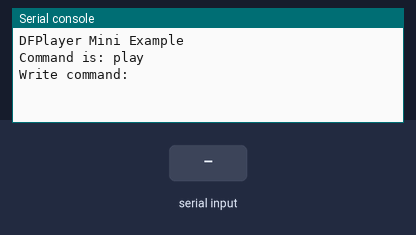
Bench run of a program on a simulated MicroPython board. On the bench: the last lines printed to the serial console. The inputs (shaded band) are chosen by the test bench. Audio playback is drawn as a buzzer. At 3.8 s the program stops and its outputs stay as they are.

Above: at 2.0 s.
2.1 s: "1" typed at the serial console, then Enter
At 3.3 s:
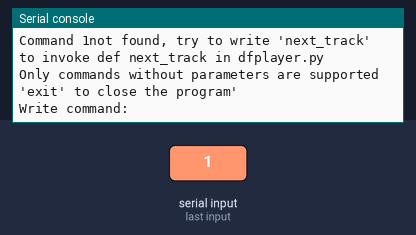
3.6 s: "exit" typed at the serial console, then Enter
At 4.6 s:
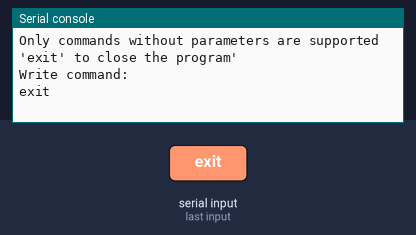

Measured:
- after the input at 2.1 s, the serial console: prints a new line at once (image 1)
- after the input at 3.6 s, the serial console: prints a new line at once (image 2)

The program:

example.py
```python
"""
            |----DFPLAYER-MINI----|
PI 3.3v ----|VCC--------------BUSY|
PI GPIO5 ---|RX---------------USB-|
            |TX---------------USB+|
            |DAC_R---------ADKEY_2|
            |DAC_I---------ADKEY_1|
      |-----|SPK_1------------IO_2|
   Speaker  |GND---------------GND|--- PI GND
      |-----|SPK_2------------IO_1|
            |--------|_SD_|-------|
"""

from dfplayer import SimpleDFPlayerMini
from time import sleep

print("DFPlayer Mini Example")

player = SimpleDFPlayerMini(tx_pin=5)

command = None

def tryGetCommand(name):
    '''queries dfplayer.py for the method name and returns the method'''
    try:
        func = getattr(player, name)
        command = func()
        print("Command is: " + name)
    except AttributeError:
        print("Command " + name + "not found, try to write 'next_track' to invoke def next_track in dfplayer.py")
        print("Only commands without parameters are supported")
        print("'exit' to close the program'")

tryGetCommand("play") #finds the play method and saves it into 'command'

while True:
    if command is not None:
        command() #execute the last command

    userInput = input("Write command: ") # ask user for next command

    if userInput == "exit":
        player.reset()
        exit()

    tryGetCommand(userInput)
```

dfplayer.py
```python
from machine import UART
from utime import sleep_ms

class SimpleDFPlayerMini:

    def __init__(self, tx_pin, baudrate=9600):
        self._uart = UART(tx_pin, baudrate=baudrate)
        self._send_cmd(0x09, 1)
        self.set_eq(1)
        self.pause()

    def _send_cmd(self, cmd, data_low=0, data_high=0):
        self._uart.write(b'\x7E')
        self._uart.write(b'\xFF')
        self._uart.write(b'\x06')
        self._uart.write(bytes([cmd]))
        self._uart.write(b'\x00')
        self._uart.write(bytes([data_high]))
        self._uart.write(bytes([data_low]))
        self._uart.write(b'\xEF')
        sleep_ms(200)

    def next_track(self):
        self._send_cmd(0x01)

    def prev_track(self):
        self._send_cmd(0x02)

    def sel_track(self, track_index):
        self._send_cmd(0x03, track_index)

    def inc_vol(self):
        self._send_cmd(0x04)

    def dec_vol(self):
        self._send_cmd(0x05)

    def set_vol(self, volume):
        self._send_cmd(0x06, volume)

    def set_eq(self, equalizer):
        self._send_cmd(0x07, equalizer)

    def set_mode(self, mode):
        self._send_cmd(0x08, mode)

    def suspend(self):
        self._send_cmd(0x0A)

    def resume(self):
        self._send_cmd(0x0B)

    def reset(self):
        self._send_cmd(0x0C)

    def play(self):
        self._send_cmd(0x0D)

    def pause(self):
        self._send_cmd(0x0E)

    def set_folder(self, folder_index):
        self._send_cmd(0x0F, folder_index)

    def enable_loop(self):
        self._send_cmd(0x11, 1)

    def disable_loop(self):
        self._send_cmd(0x11, 0)
```
